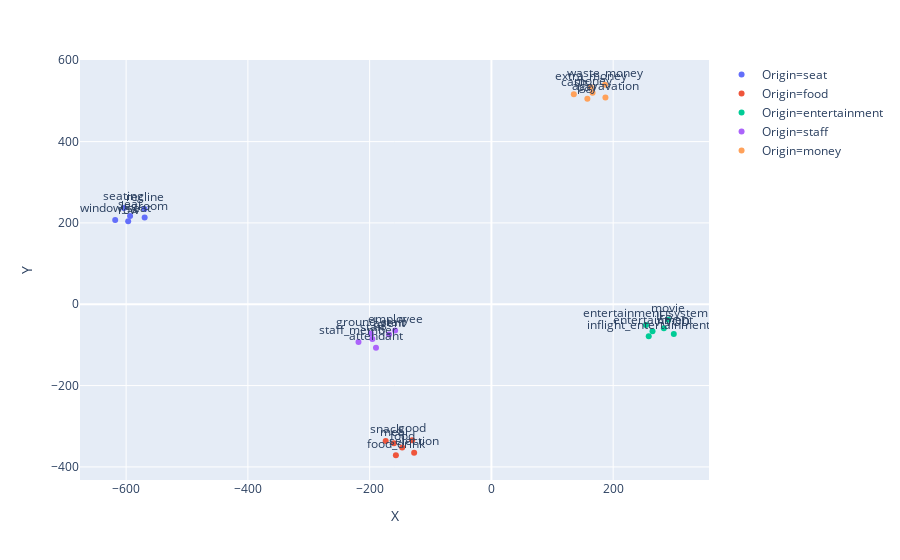

This figure's notebook cell:
### Code cell
fig = px.scatter(df, x='X', y='Y', color='Origin', text='Word')
fig.update_traces(textposition='top center')

### Figure 1 — Plotly figure (JSON) as saved in the notebook; plotly's stock layout.template omitted (floating-point values rounded to 4 significant figures)
{"data": [{"hoverlabel": {"namelength": 0}, "hovertemplate": "Origin=seat<br>X=%{x}<br>Y=%{y}<br>Word=%{text}", "legendgroup": "Origin=seat", "marker": {"color": "#636efa", "symbol": "circle"}, "mode": "markers+text", "name": "Origin=seat", "showlegend": true, "text": ["seat", "row", "window_seat", "legroom", "seating", "recline"], "textposition": "top center", "type": "scatter", "x": [-593.5, -596.6, -618.0, -569.6, -603.8, -569.8], "xaxis": "x", "y": [217.1, 203.8, 207.0, 213.5, 236.8, 234.2], "yaxis": "y"}, {"hoverlabel": {"namelength": 0}, "hovertemplate": "Origin=food<br>X=%{x}<br>Y=%{y}<br>Word=%{text}", "legendgroup": "Origin=food", "marker": {"color": "#EF553B", "symbol": "circle"}, "mode": "markers+text", "name": "Origin=food", "showlegend": true, "text": ["food", "meal", "food_drink", "snack", "selection", "good"], "textposition": "top center", "type": "scatter", "x": [-146.6, -160.1, -156.9, -173.7, -126.9, -130.1], "xaxis": "x", "y": [-352.6, -341.9, -371.3, -336.6, -365.5, -334.3], "yaxis": "y"}, {"hoverlabel": {"namelength": 0}, "hovertemplate": "Origin=entertainment<br>X=%{x}<br>Y=%{y}<br>Word=%{text}", "legendgroup": "Origin=entertainment", "marker": {"color": "#00cc96", "symbol": "circle"}, "mode": "markers+text", "name": "Origin=entertainment", "showlegend": true, "text": ["entertainment", "inflight_entertainment", "entertainment_system", "IFE", "AVOD", "movie"], "textposition": "top center", "type": "scatter", "x": [264.6, 258.4, 253.9, 283.3, 299.6, 290.3], "xaxis": "x", "y": [-66.47, -78.89, -51.04, -58.8, -73.02, -38.0], "yaxis": "y"}, {"hoverlabel": {"namelength": 0}, "hovertemplate": "Origin=staff<br>X=%{x}<br>Y=%{y}<br>Word=%{text}", "legendgroup": "Origin=staff", "marker": {"color": "#ab63fa", "symbol": "circle"}, "mode": "markers+text", "name": "Origin=staff", "showlegend": true, "text": ["staff", "ground_staff", "agent", "attendant", "employee", "staff_member"], "textposition": "top center", "type": "scatter", "x": [-195.6, -198.1, -168.2, -189.6, -158.2, -218.4], "xaxis": "x", "y": [-85.6, -71.79, -74.52, -106.8, -64.6, -92.71], "yaxis": "y"}, {"hoverlabel": {"namelength": 0}, "hovertemplate": "Origin=money<br>X=%{x}<br>Y=%{y}<br>Word=%{text}", "legendgroup": "Origin=money", "marker": {"color": "#FFA15A", "symbol": "circle"}, "mode": "markers+text", "name": "Origin=money", "showlegend": true, "text": ["money", "extra_money", "pay", "aggravation", "waste_money", "cash"], "textposition": "top center", "type": "scatter", "x": [166.2, 163.2, 157.6, 187.3, 186.6, 135.4], "xaxis": "x", "y": [519.9, 533.5, 505.2, 508.7, 539.8, 516.6], "yaxis": "y"}], "layout": {"legend": {"tracegroupgap": 0}, "margin": {"t": 60}, "xaxis": {"anchor": "y", "domain": [0, 1], "title": {"text": "X"}}, "yaxis": {"anchor": "x", "domain": [0, 1], "title": {"text": "Y"}}}}
